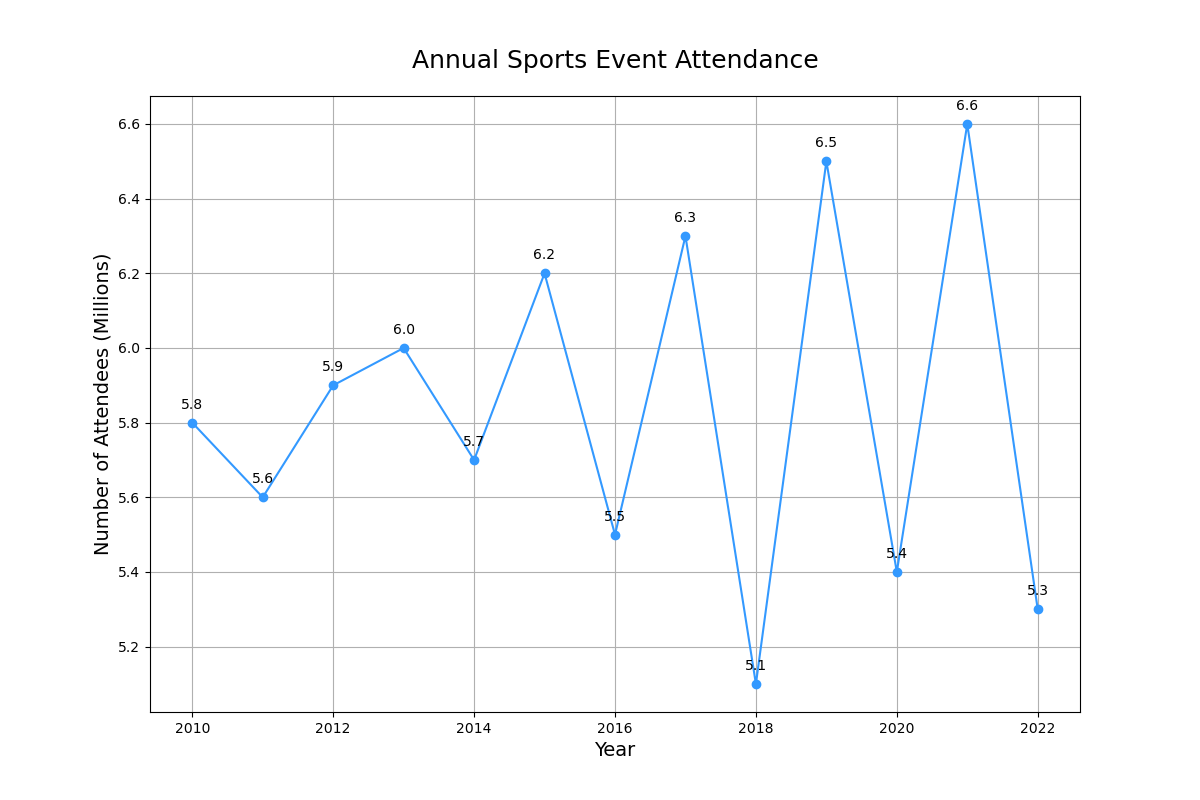

Write the Python code that produced this figure.

import matplotlib.pyplot as plt

# Data points
years = [2010, 2011, 2012, 2013, 2014, 2015, 2016, 2017, 2018, 2019, 2020, 2021, 2022]
visitors = [5.8, 5.6, 5.9, 6.0, 5.7, 6.2, 5.5, 6.3, 5.1, 6.5, 5.4, 6.6, 5.3]

# Create figure and plot
fig, ax = plt.subplots(figsize=(12, 8))

# Change the color scheme using specific hex codes
ax.plot(years, visitors, color='#3399ff', marker='o')  # Example color code and marker for each point

# Set the title and labels
ax.set_title('Annual Sports Event Attendance', fontsize=18, pad=20)  # Change the topic and headline of the chart
ax.set_xlabel('Year', fontsize=14)
ax.set_ylabel('Number of Attendees (Millions)', fontsize=14)

# Adding annotations/labels
for (year, visitor) in zip(years, visitors):
    ax.annotate(f'{visitor}', xy=(year, visitor), textcoords="offset points", xytext=(0,10), ha='center')

plt.grid(True)  # Adding grid
plt.show()
